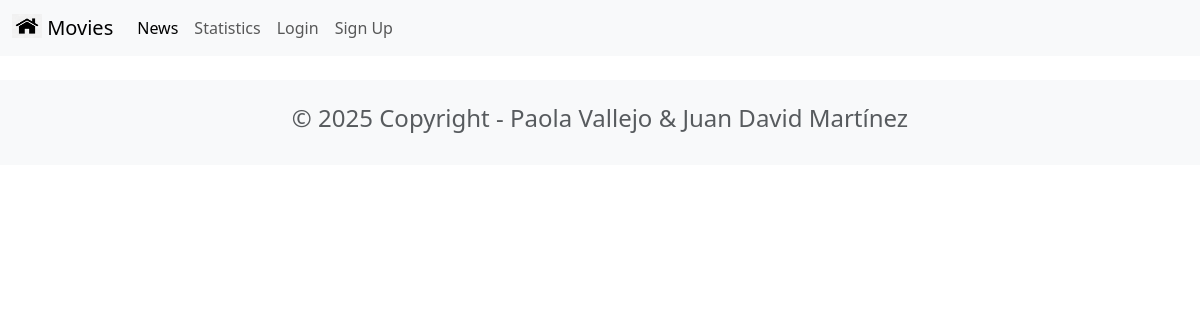
Before: /news/ with the older database file.
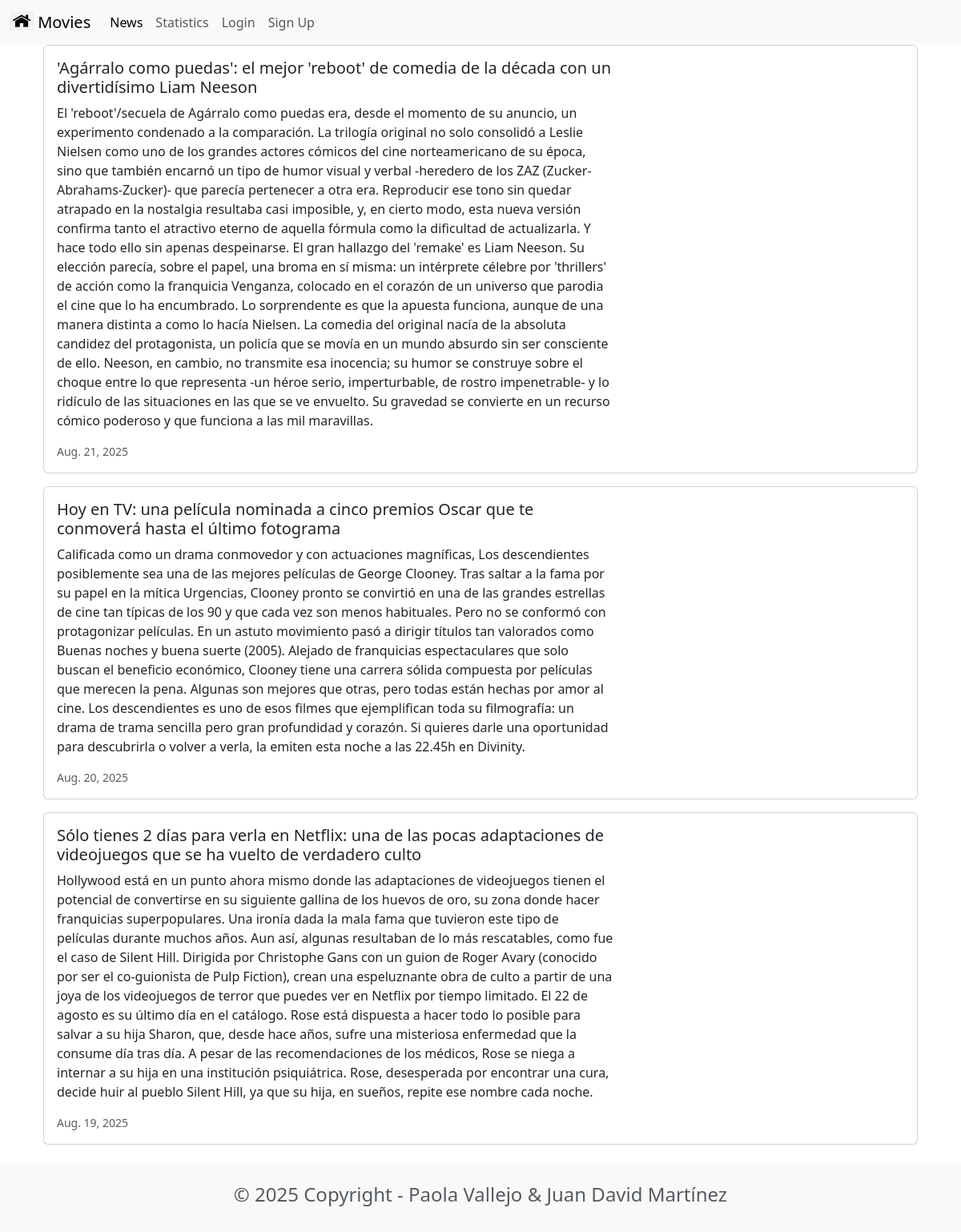
After: the same page with the newer database file.
### news/models.py (models this page shows, shortened)
class News(models.Model):
    headline = models.CharField(max_length=200)
    body = models.TextField()
    date = models.DateField()

### news/views.py (the view)
# urls.py: path('news/', include('news.urls')),
def news(request):
    newss = News.objects.all().order_by('-date')
    return render(request, 'news.html', {'newss': newss})

### news/templates/news.html
{% extends 'base.html' %}
{% block content %}
<div class="container">
    {% for news in newss %}
    <div class="card mb-3">
        <div class="row g-0">
            <div class="col-md-8">
                <div class="card-body">
                    <h5 class="card-title">{{ news.headline }}</h5>
                    <p class="card-text">{{ news.body }}</p>
                    <p class="card-text"><small class="text-muted">{{ news.date }}</small></p>
                </div>
            </div>
        </div>
    </div>
    {% endfor %}
</div>
{% endblock content %}

### moviereviews/templates/base.html (shortened to what this page needs)
<head>
<link href="https://cdn.jsdelivr.net/npm/bootstrap@5.3.7/dist/css/bootstrap.min.css" rel="stylesheet">
</head>
<nav class="navbar navbar-expand-lg bg-body-tertiary">
  <div class="container-fluid">
    <a class="navbar-brand" href="{% url 'home' %}">
        {% load static %}
        <img src="{% static 'images/home.png' %}" alt="" width= "30"
height= "24"
            class="d-inline-block align-text-top" />
        Movies
    </a>
    <div class="collapse navbar-collapse" id="navbarSupportedContent">
      <ul class="navbar-nav me-auto mb-2 mb-lg-0">
        <li class="nav-item">
          <a class="nav-link active" aria-current="page" href="{% url 'news' %}">News</a>
        </li>
        <li class="nav-item">
          <a class="nav-link" href="{% url 'statistics' %}">Statistics</a>
        </li>
        <li class="nav-item">
          <a class="nav-link" href="#">Login</a>
        </li>
        <li class="nav-item">
          <a class="nav-link" href="#">Sign Up</a>
        </li>
      </ul>
    </div>
  </div>
</nav>
<div class="container">
    {% block content %}
    {% endblock content %}
</div>
<footer class="text-center text-lg-start bg-light text-muted mt-4">
<div class="container">
<div class="row">
<div class="text-center p-4">
<h4>© 2025 Copyright - Paola Vallejo & Juan David Martínez</h4>
</div>
</div>
</div>
</footer>

Changed rows visible on the page:
added News: headline "'Agárralo como puedas': el mejor 'reboot' de comedia de la década con un divertidísimo Liam Neeson", body "El 'reboot'/secuela de Agárralo como puedas era, desde el momento de su anuncio, un experimento condenado a la comparación. La trilogía original no solo consolidó a Leslie Nielsen como uno de los grandes actores cómicos del cine norteamericano de su época, sino que también encarnó un tipo de humor visual y verbal -heredero de los ZAZ (Zucker-Abrahams-Zucker)- que parecía pertenecer a otra era. Reproducir ese tono sin quedar atrapado en la nostalgia resultaba casi imposible, y, en cierto modo, esta nueva versión confirma tanto el atractivo eterno de aquella fórmula como la dificultad de actualizarla. Y hace todo ello sin apenas despeinarse. El gran hallazgo del 'remake' es Liam Neeson. Su…", date "Aug. 21, 2025"
added News: headline "Hoy en TV: una película nominada a cinco premios Oscar que te conmoverá hasta el último fotograma", body "Calificada como un drama conmovedor y con actuaciones magníficas, Los descendientes posiblemente sea una de las mejores películas de George Clooney. Tras saltar a la fama por su papel en la mítica Urgencias, Clooney pronto se convirtió en una de las grandes estrellas de cine tan típicas de los 90 y que cada vez son menos habituales. Pero no se conformó con protagonizar películas. En un astuto movimiento pasó a dirigir títulos tan valorados como Buenas noches y buena suerte (2005). Alejado de franquicias espectaculares que solo buscan el beneficio económico, Clooney tiene una carrera sólida compuesta por películas que merecen la pena. Algunas son mejores que otras, pero todas están hechas…", date "Aug. 20, 2025"
added News: headline "Sólo tienes 2 días para verla en Netflix: una de las pocas adaptaciones de videojuegos que se ha vuelto de verdadero culto", body "Hollywood está en un punto ahora mismo donde las adaptaciones de videojuegos tienen el potencial de convertirse en su siguiente gallina de los huevos de oro, su zona donde hacer franquicias superpopulares. Una ironía dada la mala fama que tuvieron este tipo de películas durante muchos años. Aun así, algunas resultaban de lo más rescatables, como fue el caso de Silent Hill. Dirigida por Christophe Gans con un guion de Roger Avary (conocido por ser el co-guionista de Pulp Fiction), crean una espeluznante obra de culto a partir de una joya de los videojuegos de terror que puedes ver en Netflix por tiempo limitado. El 22 de agosto es su último día en el catálogo. Rose está dispuesta a hacer…", date "Aug. 19, 2025"
